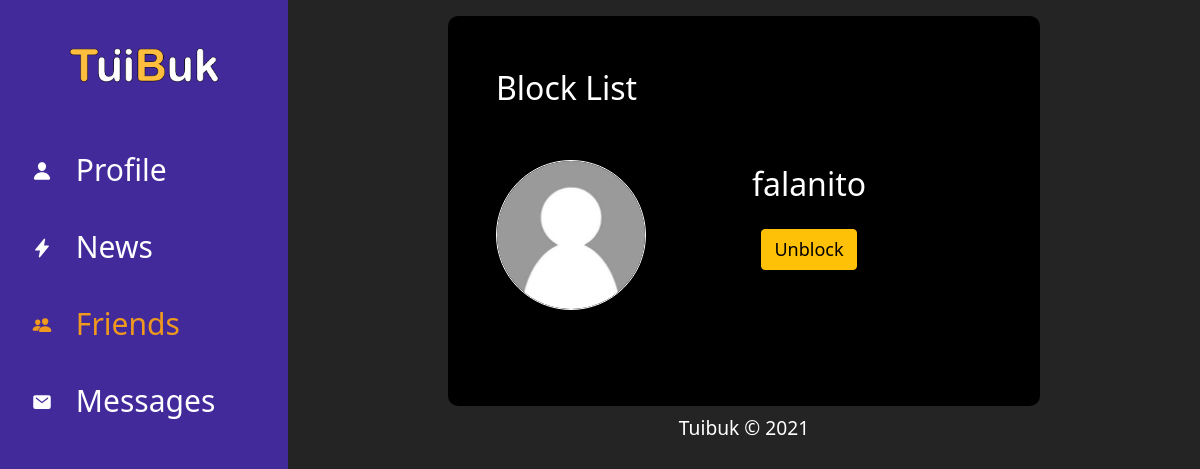
Before: /friends/block-list/ (signed in) with the older database file.
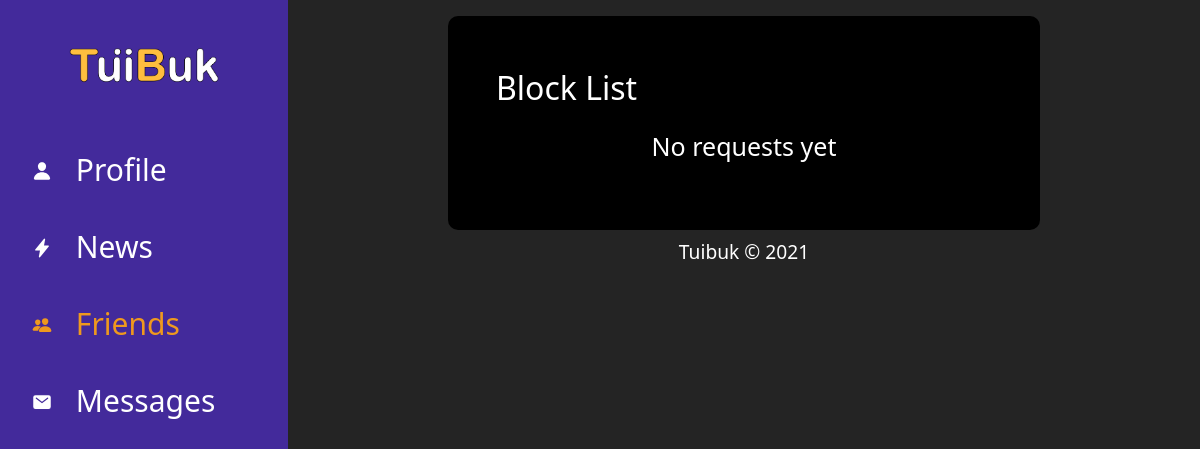
After: the same page with the newer database file.
### friends/models.py (models this page shows, shortened)
class Relationship(models.Model):
    sender = models.ForeignKey(Profile, on_delete=models.CASCADE, related_name='sender')
    receiver = models.ForeignKey(Profile, on_delete=models.CASCADE, related_name='receiver')
    status = models.CharField(max_length=8, choices=STATUS_CHOICES)
    created = models.DateTimeField(auto_now_add=True)

### registration/models.py (models this page shows, shortened)
class Profile(models.Model):
    user_name = models.OneToOneField(User, on_delete=models.CASCADE)
    friend_user_code = models.CharField(max_length=15, unique=True, blank=True)
    img_profile = models.ImageField(upload_to = 'profiles', null=True, blank=True)
    intro = models.TextField(null=True, blank=True)
    birthday = models.DateField(null=True, blank=True, default=datetime.date.today)
    nationality = models.CharField(max_length=100, blank=True)
    sn_github = models.CharField(max_length=100, null=True, blank=True)
    sn_twitter = models.CharField(max_length=100, null=True, blank=True)
    sn_youtube = models.CharField(max_length=100, null=True, blank=True)
    friends = models.ManyToManyField(User, related_name='friends', blank=True)

### friends/views.py (the view)
# urls.py: path('block-list/', BlockList.as_view(), name='block_list'),
class BlockList(ListView):
    model = Relationship
    template_name = 'friends/block_list.html'
    context_object_name = 'blocks'
    def get_queryset(self):
        result = Relationship.objects.filter(sender__user_name__username=self.request.user, status='blocked')
        return result

### friends/templates/friends/block_list.html (shortened to what this page needs)
{% extends 'base.html' %}
{% block content %}
<div class="content-friends-list">
    <div class="label-profile text-left"><p>Block List</div>
    {% load static %}
    {% if blocks %}
        {% for element in blocks %}
            <div class="mt-5">
                <div class="mb-5 row">
                    <div class="col-12 col-lg-3 text-center">
                        <img class="img-friends-body" src="{% static '/img/profile-default.jpg' %}" alt="">
                    </div>
                    <div class="col-12 col-lg-9 content-friends-actions">
                        <p class="p-block-list ">{{element.receiver.user_name}}</p>
                        <div class="friends-action-body d-md-inline">
                            <a class="friends-action messages-icon" onclick="return abrir_modal('{% url 'friends:unblock_user' element.receiver.user_name %}')"  href="#" ><button type="button" class="btn btn-warning">Unblock</button></a>
                        </div>
                    </div>
                </div>
            </div>
        {% endfor %}
    {% else %}
        <p class="p-no-friends text-center">No requests yet</p>
    {% endif %}
</div>
{% endblock %}

Changed rows visible on the page:
removed Relationship: receiver.user_name "falanito"
Other visible differences:
text now shown: "No requests yet"
